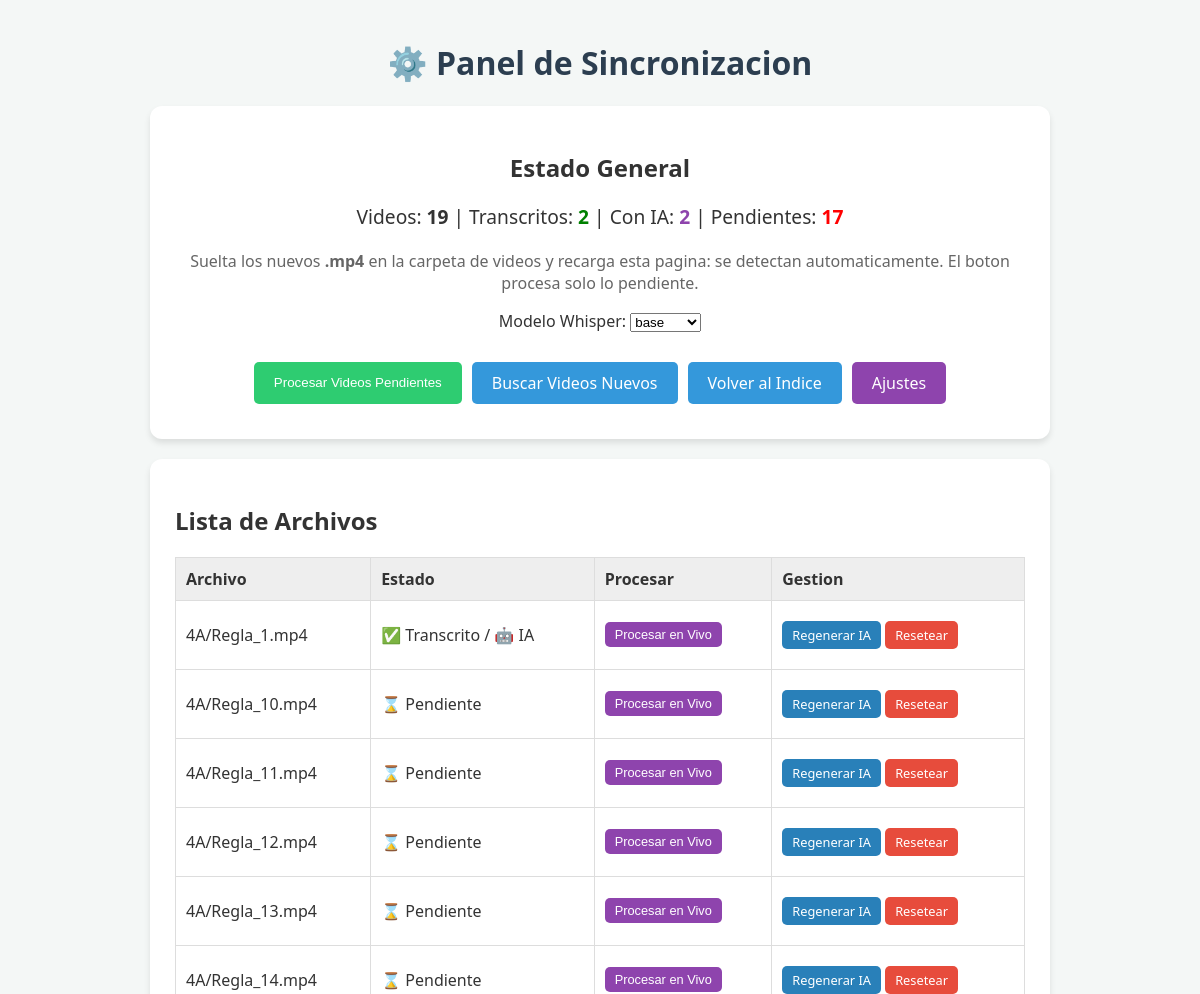
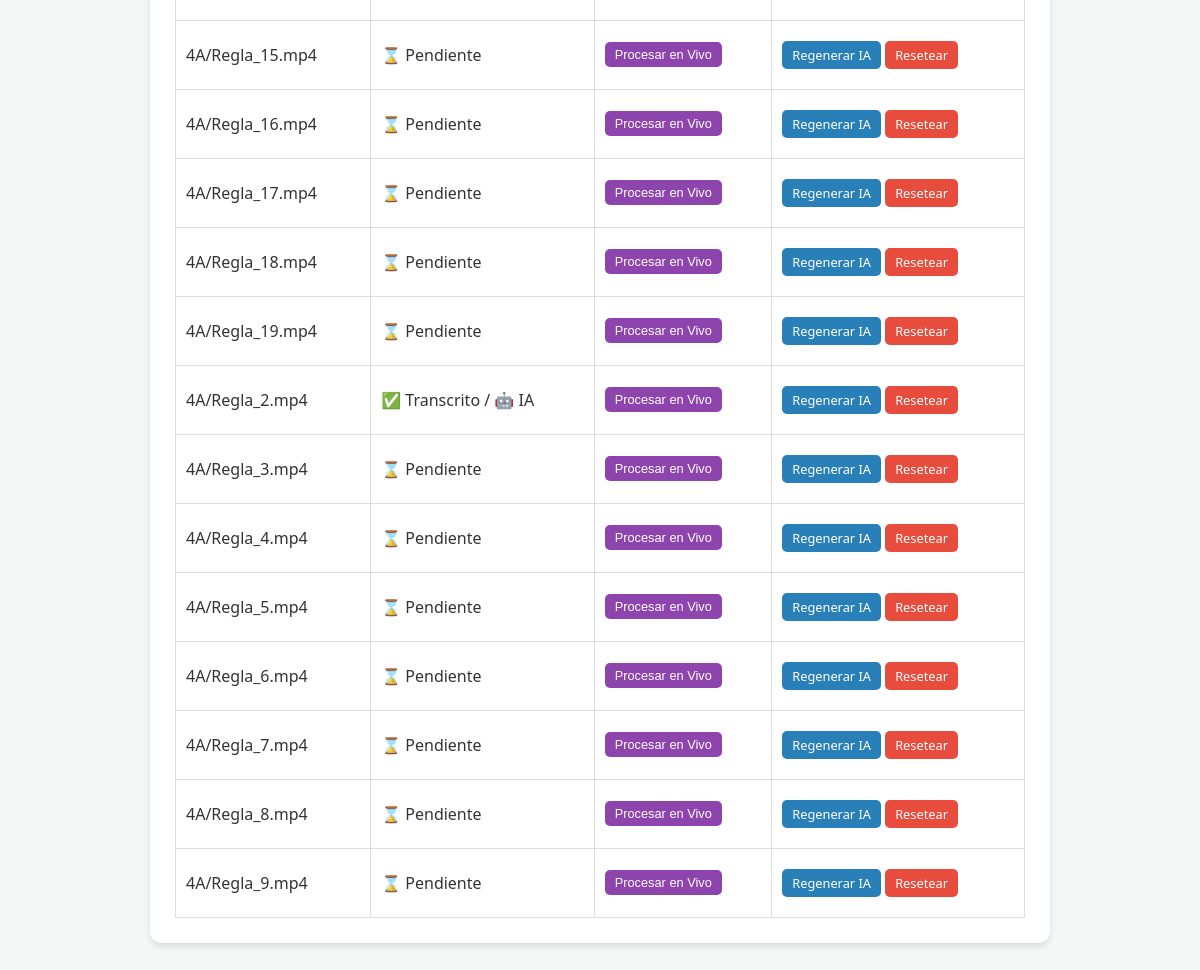
The page /sync on the database its author committed (2 pictures, top to bottom).
### tables this page shows
CREATE TABLE lessons (
        id INTEGER PRIMARY KEY AUTOINCREMENT,
        file_name TEXT UNIQUE,
        title TEXT,
        transcription TEXT,
        explanation TEXT,
        exercises TEXT,
        completed INTEGER DEFAULT 0
    );

### backend/Core/Controller.php (called while the page is built, shortened)
<?php
abstract class Controller
{
    protected function view(string $template, array $data = [], ?string $layout = 'layouts/main'): void
    {
        View::render($template, $data, $layout);
        exit;
    }
}

### backend/Controllers/SyncController.php (called while the page is built, shortened)
<?php
final class SyncController extends Controller
{
    public function index(array $params = []): void
    {
        $model = new Lesson();
        $this->view('sync.index', [
            'title'         => 'Gestion de Lecciones',
            'lessons'       => $model->allByFileName(),
            'stats'         => $model->stats(),
            'config'        => AiConfig::load(),
            'whisperModels' => Config::WHISPER_MODELS,
            'status'        => $this->statusMessage((string) Request::query('status', '')),
        ]);
    }
    private function statusMessage(string $status): string
    {
        return match ($status) {
            'processing'     => 'Procesando los videos pendientes en segundo plano. Recarga la pagina en unos minutos.',
            'processing_one' => 'Procesando el archivo en segundo plano.',
            're_enrich'      => 'Regenerando la explicacion y los ejercicios con IA.',
            'reset'          => 'Leccion reseteada exitosamente.',
            default          => '',
        };
    }
}

### public/index.php (called while the page is built, shortened)
<?php
$router = new Router();
$router->dispatch();

### backend/Models/Lesson.php (called while the page is built, shortened)
<?php
final class Lesson extends Model
{
    public function all(): array
    {
        return $this->db->query('SELECT * FROM lessons ORDER BY id ASC')->fetchAll();
    }
    public function allByFileName(): array
    {
        return $this->db->query('SELECT * FROM lessons ORDER BY file_name ASC')->fetchAll();
    }
    public function stats(): array
    {
        $lessons = $this->all();
        $processed = 0;
        $enriched = 0;
        $completed = 0;
        foreach ($lessons as $lesson) {
            if (!empty($lesson['transcription'])) {
                $processed++;
            }
            if (!empty($lesson['explanation'])) {
                $enriched++;
            }
        }
        return [
            'total'     => count($lessons),
            'processed' => $processed,
            'enriched'  => $enriched,
            'completed' => $completed,
            'pending'   => count($lessons) - $processed,
        ];
    }
}

### backend/Core/Model.php (called while the page is built, shortened)
<?php
abstract class Model
{
    private static ?PDO $connection = null;
    public function __construct()
    {
        $this->db = self::connection();
    }
    public static function connection(): PDO
    {
        if (self::$connection === null) {
            $pdo = new PDO('sqlite:' . Config::dbPath());
            $pdo->setAttribute(PDO::ATTR_ERRMODE, PDO::ERRMODE_EXCEPTION);
            $pdo->setAttribute(PDO::ATTR_DEFAULT_FETCH_MODE, PDO::FETCH_ASSOC);
            self::$connection = $pdo;
        }
        return self::$connection;
    }
}

### frontend/views/sync/index.php (the view, shortened to what this page needs)
<h1>&#9881;&#65039; Panel de Sincronizacion</h1>
<div class="content-section" style="text-align: center;">
    <h2 style="margin-bottom:10px;">Estado General</h2>
    <p style="font-size: 1.2em; margin-bottom:20px;">
        Videos: <strong><?php echo $stats['total']; ?></strong> |
        Transcritos: <strong style="color:green;"><?php echo $stats['processed']; ?></strong> |
        Con IA: <strong style="color:#8e44ad;"><?php echo $stats['enriched']; ?></strong> |
        Pendientes: <strong style="color:red;"><?php echo $stats['pending']; ?></strong>
    </p>
    <p style="margin-bottom:10px; color:#666;">
        Suelta los nuevos <strong>.mp4</strong> en la carpeta de videos y recarga esta pagina: se detectan automaticamente. El boton procesa solo lo pendiente.
    </p>
    <p style="margin-bottom:20px;">
        <label>Modelo Whisper:
            <select id="whisper">
                <?php foreach ($whisperModels as $w): ?>
                    <option value="<?php echo $w; ?>" <?php echo $w === $config['whisper']['model'] ? 'selected' : ''; ?>><?php echo $w; ?></option>
                <?php endforeach; ?>
            </select>
        </label>
    </p>
    <div style="display:flex; gap:10px; justify-content:center;">
        <button class="btn" style="background:#2ecc71" onclick="go('process')">Procesar Videos Pendientes</button>
        <a href="/sync" class="btn">Buscar Videos Nuevos</a>
        <a href="/" class="btn">Volver al Indice</a>
        <a href="/settings" class="btn" style="background:#8e44ad">Ajustes</a>
    </div>
</div>
<div class="content-section">
    <h2 style="margin-bottom:20px;">Lista de Archivos</h2>
    <table style="width:100%; border-collapse:collapse; margin-top:20px;">
        <thead>
            <tr style="background:#eee; text-align:left;">
                <th style="padding:10px; border:1px solid #ddd;">Archivo</th>
                <th style="padding:10px; border:1px solid #ddd;">Estado</th>
                <th style="padding:10px; border:1px solid #ddd;">Procesar</th>
                <th style="padding:10px; border:1px solid #ddd;">Gestion</th>
            </tr>
        </thead>
        <tbody>
            <?php foreach ($lessons as $lesson): ?>
            <tr>
                <td style="padding:10px; border:1px solid #ddd;"><?php echo htmlspecialchars($lesson['file_name']); ?></td>
                <td style="padding:10px; border:1px solid #ddd;">
                    <?php echo !empty($lesson['transcription']) ? '&#9989; Transcrito' : '&#8987; Pendiente'; ?>
                    <?php echo !empty($lesson['explanation']) ? ' / &#129302; IA' : ''; ?>
                </td>
                <td style="padding:10px; border:1px solid #ddd;">
                    <button class="btn" style="padding:5px 10px; font-size:0.8em; background:#8e44ad;" onclick="live(<?php echo htmlspecialchars(json_encode($lesson['file_name']), ENT_QUOTES); ?>)">Procesar en Vivo</button>
                </td>
                <td style="padding:10px; border:1px solid #ddd;">
                    <a href="/sync/re-enrich/<?php echo (int) $lesson['id']; ?>" class="btn" style="padding:5px 10px; font-size:0.8em; background:#2980b9;" onclick="return confirm('Regenerar explicacion y ejercicios con IA?')">Regenerar IA</a>
                    <a href="/lessons/<?php echo (int) $lesson['id']; ?>/reset" class="btn" style="padding:5px 10px; font-size:0.8em; background:#e74c3c;" onclick="return confirm('Resetear esta leccion? Se borraran transcripcion, explicacion y ejercicios.')">Resetear</a>
                </td>
            </tr>
            <?php endforeach; ?>
        </tbody>
    </table>
</div>

### backend/Core/Router.php (shortened to what this page needs)
<?php
final class Router
{
    private array $routes = [];
    private function add(string $method, string $pattern, callable|array $handler): void
    {
        $this->routes[] = [
            'method'  => $method,
            'regex'   => $this->compile($pattern),
            'handler' => $handler,
        ];
    }
    private function compile(string $pattern): string
    {
        $trimmed = trim($pattern, '/');
        if ($trimmed === '') {
            return '#^/?$#';
        }
        $parts = explode('/', $trimmed);
        $regex = [];
        foreach ($parts as $part) {
            if (preg_match('/^\{(\w+)\}$/', $part, $match)) {
                $regex[] = '(?P<' . $match[1] . '>[^/]+)';
            } elseif (preg_match('/^\{(\w+)\.\.\.\}$/', $part, $match)) {
                $regex[] = '(?P<' . $match[1] . '>.+)';
            } else {
                $regex[] = preg_quote($part, '#');
            }
        }
        return '#^/' . implode('/', $regex) . '/?$#';
    }
    public function dispatch(): void
    {
        $method = Request::method();
        $path = Request::path();
        foreach ($this->routes as $route) {
            if ($route['method'] !== $method) {
                continue;
            }
            if (!preg_match($route['regex'], $path, $matches)) {
                continue;
            }
            $params = array_filter($matches, 'is_string', ARRAY_FILTER_USE_KEY);
            try {
                $handler = $route['handler'];
                if (is_array($handler)) {
                    [$class, $action] = $handler;
                    (new $class())->{$action}($params);
                } else {
                    $handler($params);
                }
            } catch (Throwable $e) {
                error_log('Router error: ' . $e->getMessage());
                Response::html('Error interno: ' . htmlspecialchars($e->getMessage(), ENT_QUOTES, 'UTF-8'), 500);
            }
            return;
        }
    }
}

### public/assets/css/style.css (style rules this page uses)
body { font-family: 'Segoe UI', Tahoma, Geneva, Verdana, sans-serif; background-color: #f4f7f6; color: #333; margin: 0; padding: 20px; }
h1 { color: #2c3e50; text-align: center; }
.btn { background: #3498db; color: white; padding: 10px 20px; border-radius: 5px; text-decoration: none; display: inline-block; margin: 10px 0; cursor: pointer; border: none; }
.content-section { background: white; padding: 25px; border-radius: 12px; box-shadow: 0 4px 6px rgba(0,0,0,0.1); margin-bottom: 20px; }

### rows shown on the page
lessons: id "2", file_name "4A/Regla_10.mp4", shows "⌛ Pendiente"
lessons: file_name "4A/Regla_1.mp4", shows "✅ Transcrito", shows "/ 🤖 IA"
lessons: file_name "4A/Regla_11.mp4", shows "⌛ Pendiente"
lessons: file_name "4A/Regla_12.mp4", shows "⌛ Pendiente"
lessons: file_name "4A/Regla_13.mp4", shows "⌛ Pendiente"
lessons: file_name "4A/Regla_14.mp4", shows "⌛ Pendiente"
lessons: file_name "4A/Regla_15.mp4", shows "⌛ Pendiente"
lessons: file_name "4A/Regla_16.mp4", shows "⌛ Pendiente"
lessons: file_name "4A/Regla_17.mp4", shows "⌛ Pendiente"
lessons: file_name "4A/Regla_18.mp4", shows "⌛ Pendiente"
lessons: file_name "4A/Regla_19.mp4", shows "⌛ Pendiente"
lessons: file_name "4A/Regla_2.mp4", shows "✅ Transcrito", shows "/ 🤖 IA"
lessons: file_name "4A/Regla_3.mp4", shows "⌛ Pendiente"
lessons: file_name "4A/Regla_4.mp4", shows "⌛ Pendiente"
lessons: file_name "4A/Regla_5.mp4", shows "⌛ Pendiente"
lessons: file_name "4A/Regla_6.mp4", shows "⌛ Pendiente"
lessons: file_name "4A/Regla_7.mp4", shows "⌛ Pendiente"
lessons: file_name "4A/Regla_8.mp4", shows "⌛ Pendiente"
lessons: file_name "4A/Regla_9.mp4", shows "⌛ Pendiente"

### other values the page prints
$stats['pending'] "17"
form field value "base"
